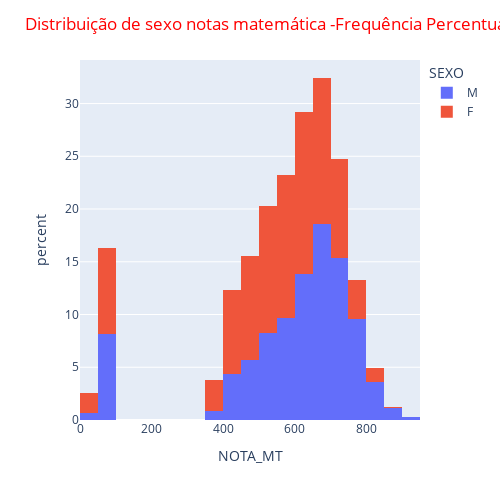

Here is the notebook cell this chart was saved with:
### Code cell
# Frequência Percentual Relativa
# Contagem
# COLOR SEXO separa por SEXO Vermelho fem. e azul masc.
grafico = express.histogram(campinas, x="NOTA_MT", nbins=20, histnorm="percent", color="SEXO")
grafico.update_layout(width=500, height=500, title_text= "Distribuição de sexo notas matemática -Frequência Percentual Relativa", title_font_color = "red")
grafico.show()

### Figure 1 — Plotly figure (JSON) as saved in the notebook; plotly's stock layout.template omitted (floating-point values rounded to 4 significant figures; data arrays with more than 128 entries replaced by an {"elided": "..."} marker saying what was removed)
{"data": [{"alignmentgroup": "True", "bingroup": "x", "histnorm": "percent", "hovertemplate": "SEXO=M<br>NOTA_MT=%{x}<br>percent=%{y}<extra></extra>", "legendgroup": "M", "marker": {"color": "#636efa", "pattern": {"shape": ""}}, "name": "M", "nbinsx": 20, "offsetgroup": "M", "orientation": "v", "showlegend": true, "type": "histogram", "x": {"elided": "796 float values"}, "xaxis": "x", "yaxis": "y"}, {"alignmentgroup": "True", "bingroup": "x", "histnorm": "percent", "hovertemplate": "SEXO=F<br>NOTA_MT=%{x}<br>percent=%{y}<extra></extra>", "legendgroup": "F", "marker": {"color": "#EF553B", "pattern": {"shape": ""}}, "name": "F", "nbinsx": 20, "offsetgroup": "F", "orientation": "v", "showlegend": true, "type": "histogram", "x": {"elided": "1186 float values"}, "xaxis": "x", "yaxis": "y"}], "layout": {"barmode": "relative", "height": 500, "legend": {"title": {"text": "SEXO"}, "tracegroupgap": 0}, "margin": {"t": 60}, "title": {"font": {"color": "red"}, "text": "Distribuição de sexo notas matemática -Frequência Percentual Relativa"}, "width": 500, "xaxis": {"anchor": "y", "domain": [0, 1], "title": {"text": "NOTA_MT"}}, "yaxis": {"anchor": "x", "domain": [0, 1], "title": {"text": "percent"}}}}
